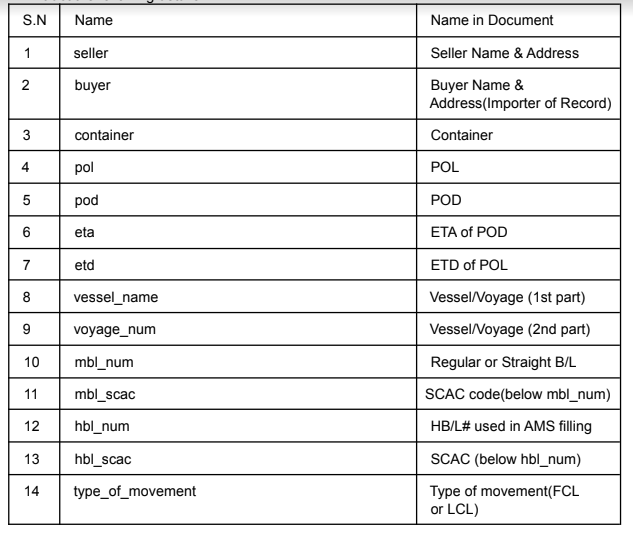
#> input picture images/input_image.png, 633 x 536 px
$ python -i image_filters.py   (imports and definitions only)
#> lines starting #> are read from the running program, lines starting #| are printed output that depends on the picture; after the words box and inside, x2 and y2 are one past the last pixel; in counts of white or black regions, pixels touching at a corner belong together
#> further down, picture is the input picture: shape (536, 633); min 0, max 255, mean 235.7
### preprocessing.py
#!/usr/bin/env python3
# -*- coding: utf-8 -*-
"""
Created on Wed Aug 31 14:13:29 2022

@author: usn
"""
import cv2
import numpy as np

def detect_ver_hor_lines(kernel_len, flag):
    if flag == 1:
        v_or_h_kernel = cv2.getStructuringElement(cv2.MORPH_RECT, (kernel_len, 1))
    else:
        v_or_h_kernel = cv2.getStructuringElement(cv2.MORPH_RECT, (1, kernel_len))

    return v_or_h_kernel

def detect_contours(img):
    contours, hierarchy = cv2.findContours(img, cv2.RETR_TREE, cv2.CHAIN_APPROX_SIMPLE)
    return contours, hierarchy

# [90 lines left out: functions sort_contours, cell_detection, get_column_row, list_finalboxes, not called in this run]

### image_filters.py
#!/usr/bin/env python3
# -*- coding: utf-8 -*-
"""
Created on Wed Aug 31 14:13:28 2022

@author: usn
"""
import cv2
import numpy as np

from preprocessing import detect_ver_hor_lines

def otsu_thresh(img):
    thresh,img_out = cv2.threshold(img,128,255,cv2.THRESH_BINARY |cv2.THRESH_OTSU)
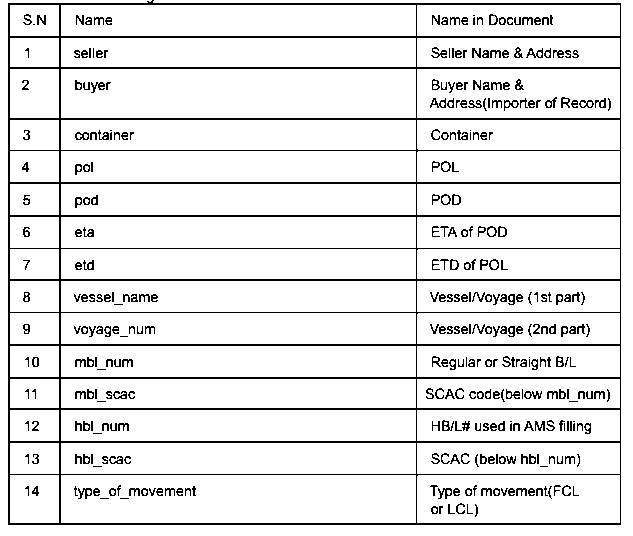
#> img_out: shape (536, 633); 90.6% white; black in thin lines or dots
#> thresh = 162
    return thresh,img_out

def erode(img_bin, ver_hor_kernel, iterations=3):
    erode_img = cv2.erode(img_bin, ver_hor_kernel, iterations=iterations)
    return erode_img

def dilate(img, ver_hor_kernel, iterations=3):
    out_lines = cv2.dilate(img, ver_hor_kernel, iterations=iterations)
    return out_lines

def filter_in_image(img):
    #thresholding the image to a binary image
    thresh,img_bin = otsu_thresh(img)
#> thresh = 162

    #inverting the image
    img_bin = 255-img_bin
#> img_bin: shape (536, 633); 9.4% white in thin lines or dots

    # Length(width) of kernel as 100th of total width
    kernel_len = np.array(img).shape[1]//100
#> kernel_len = 6

    # Defining a vertical kernel to detect all vertical lines of image
    # set flag to 0 for vertical line detection
    ver_kernel = detect_ver_hor_lines(kernel_len, 0)
#> ver_kernel = [1, 1, 1, 1, 1, 1]

    # Defining a horizontal kernel to detect all horizontal lines of image
    # set flag to 1 for vertical line detection
    hor_kernel = detect_ver_hor_lines(kernel_len, 1)
#> hor_kernel = [[1, 1, 1, 1, 1, 1]]

    # A kernel of 2x2
    kernel = cv2.getStructuringElement(cv2.MORPH_RECT, (2, 2))

    #Use vertical kernel to detect and save the vertical lines
    image_1 = erode(img_bin, ver_kernel)
#> in erode, `erode_img = cv2.erode(img_bin, ver_hor_kernel, iterations=iterations)`: erode_img: shape (536, 633); 0.9% white in thin lines or dots
    vertical_lines = dilate(image_1, ver_kernel)
#> in dilate, `out_lines = cv2.dilate(img, ver_hor_kernel, iterations=iterations)`: out_lines: shape (536, 633); 0.92% white in thin lines or dots

    #Use horizontal kernel to detect and save the horizontal lines
    image_2 = erode(img_bin, hor_kernel)
#> call 2 of erode, with ver_hor_kernel = array of shape (1, 6), iterations = 3
#> in erode (call 2), `erode_img = cv2.erode(img_bin, ver_hor_kernel, iterations=iterations)`:
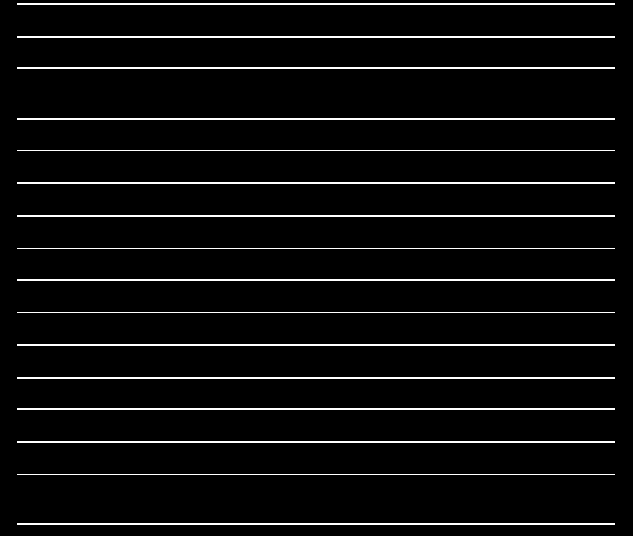
#> erode_img: shape (536, 633); 4.9% white in thin lines or dots
    horizontal_lines = dilate(image_2, hor_kernel)
#> call 2 of dilate, with ver_hor_kernel = array of shape (1, 6), iterations = 3
#> in dilate (call 2), `out_lines = cv2.dilate(img, ver_hor_kernel, iterations=iterations)`:
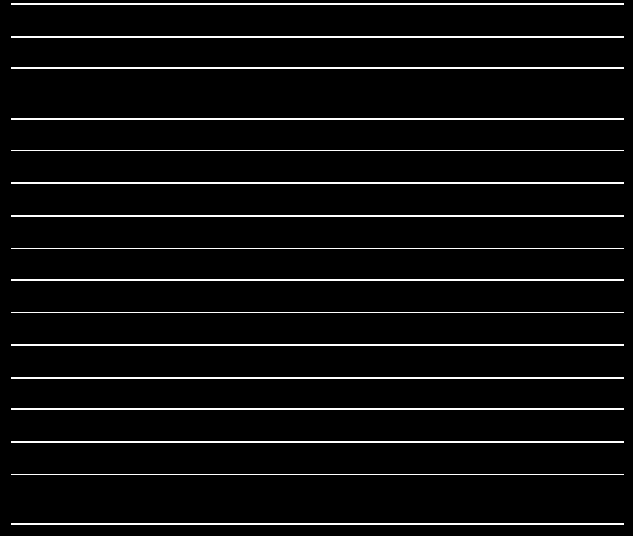
#> out_lines: shape (536, 633); 5.1% white in thin lines or dots

    # Combine horizontal and vertical lines in a new third image, with both having same weight.
    img_vh = cv2.addWeighted(vertical_lines, 0.5, horizontal_lines, 0.5, 0.0)
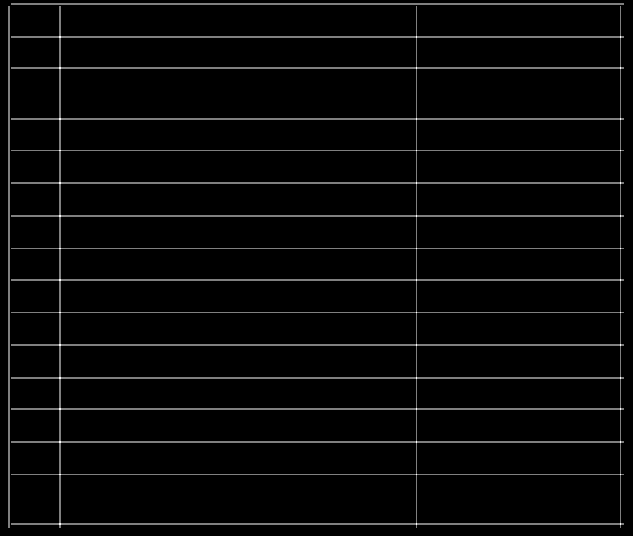
#> img_vh: shape (536, 633); min 0, max 255, mean 7.7

    #Eroding and thesholding the image
    img_vh = erode(~img_vh, kernel, iterations=2)
#> call 3 of erode, with ver_hor_kernel = array of shape (2, 2), iterations = 2
#> in erode (call 3), `erode_img = cv2.erode(img_bin, ver_hor_kernel, iterations=iterations)`:
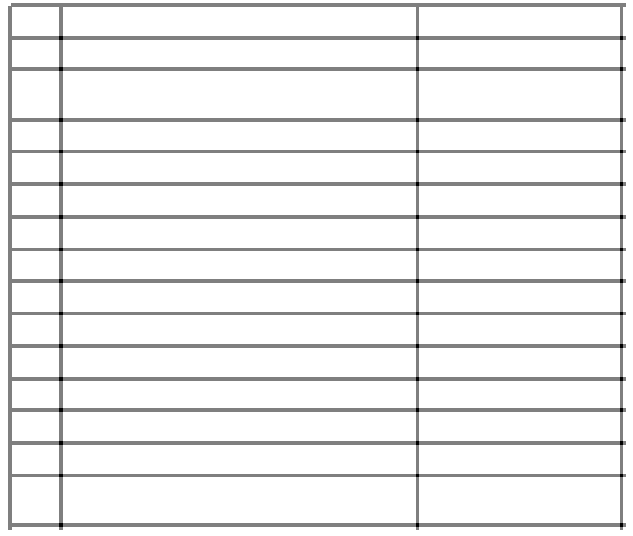
#> erode_img: shape (536, 633); min 0, max 255, mean 238.3
#> in erode (call 3), `erode_img = cv2.erode(img_bin, ver_hor_kernel, iterations=iterations)`:
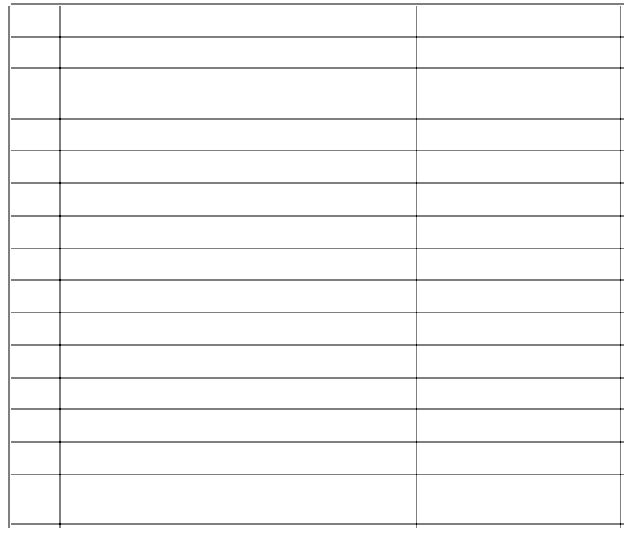
#> img_bin: shape (536, 633); min 0, max 255, mean 247.3
    thresh, img_vh = otsu_thresh(img_vh)
#> in otsu_thresh (call 2), `thresh,img_out = cv2.threshold(img,128,255,cv2.THRESH_BINARY |cv2.THRE..`:
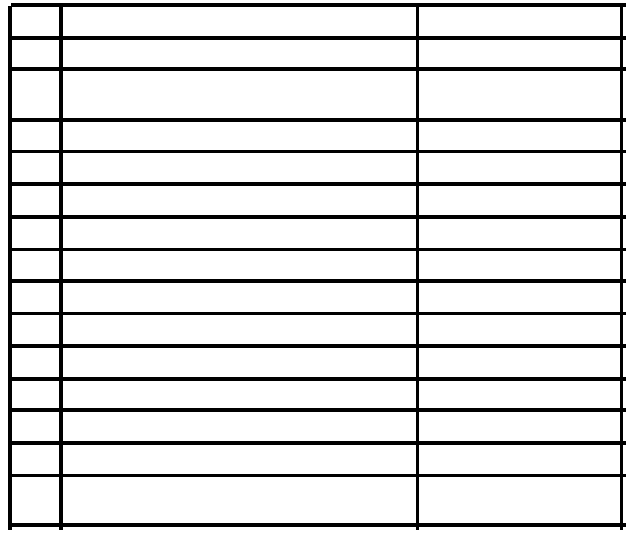
#> img_out: shape (536, 633); 87.1% white; 1 black region, box (x1, y1, x2, y2) and area: (8, 3, 626, 530) 43609
#> in otsu_thresh (call 2), `thresh,img_out = cv2.threshold(img,128,255,cv2.THRESH_BINARY |cv2.THRE..`: thresh = 127
#> thresh = 127

    return img_vh

>>> import cv2
>>> picture = cv2.imread('images/input_image.png', cv2.IMREAD_GRAYSCALE)
>>> result = filter_in_image(picture)
